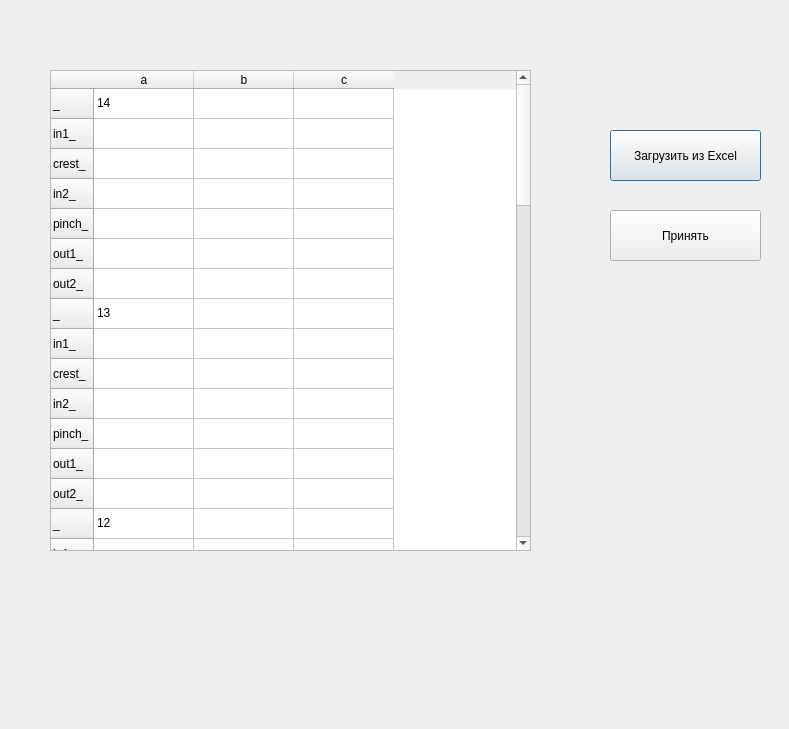
<?xml version="1.0" encoding="UTF-8"?>
<ui version="4.0">
 <class>Dialog</class>
 <widget class="QDialog" name="Dialog">
  <property name="geometry">
   <rect>
    <x>0</x>
    <y>0</y>
    <width>789</width>
    <height>729</height>
   </rect>
  </property>
  <property name="windowTitle">
   <string>Dialog</string>
  </property>
  <widget class="QPushButton" name="pushButton">
   <property name="geometry">
    <rect>
     <x>610</x>
     <y>130</y>
     <width>151</width>
     <height>51</height>
    </rect>
   </property>
   <property name="text">
    <string>Загрузить из Excel</string>
   </property>
  </widget>
  <widget class="QPushButton" name="pushButton_2">
   <property name="geometry">
    <rect>
     <x>610</x>
     <y>210</y>
     <width>151</width>
     <height>51</height>
    </rect>
   </property>
   <property name="text">
    <string>Принять</string>
   </property>
  </widget>
  <widget class="QTableWidget" name="tableWidget">
   <property name="geometry">
    <rect>
     <x>50</x>
     <y>70</y>
     <width>481</width>
     <height>481</height>
    </rect>
   </property>
   <property name="inputMethodHints">
    <set>Qt::ImhDigitsOnly</set>
   </property>
   <attribute name="verticalHeaderVisible">
    <bool>true</bool>
   </attribute>
   <row>
    <property name="text">
     <string>_</string>
    </property>
   </row>
   <row>
    <property name="text">
     <string>in1_</string>
    </property>
    <property name="toolTip">
     <string/>
    </property>
    <property name="whatsThis">
     <string/>
    </property>
   </row>
   <row>
    <property name="text">
     <string>crest_</string>
    </property>
   </row>
   <row>
    <property name="text">
     <string>in2_</string>
    </property>
   </row>
   <row>
    <property name="text">
     <string>pinch_</string>
    </property>
   </row>
   <row>
    <property name="text">
     <string>out1_</string>
    </property>
   </row>
   <row>
    <property name="text">
     <string>out2_</string>
    </property>
   </row>
   <row>
    <property name="text">
     <string>_</string>
    </property>
   </row>
   <row>
    <property name="text">
     <string>in1_</string>
    </property>
   </row>
   <row>
    <property name="text">
     <string>crest_</string>
    </property>
   </row>
   <row>
    <property name="text">
     <string>in2_</string>
    </property>
   </row>
   <row>
    <property name="text">
     <string>pinch_</string>
    </property>
   </row>
   <row>
    <property name="text">
     <string>out1_</string>
    </property>
   </row>
   <row>
    <property name="text">
     <string>out2_</string>
    </property>
   </row>
   <row>
    <property name="text">
     <string>_</string>
    </property>
   </row>
   <row>
    <property name="text">
     <string>in1_</string>
    </property>
   </row>
   <row>
    <property name="text">
     <string>crest_</string>
    </property>
   </row>
   <row>
    <property name="text">
     <string>in2_</string>
    </property>
   </row>
   <row>
    <property name="text">
     <string>pinch_</string>
    </property>
   </row>
   <row>
    <property name="text">
     <string>out1_</string>
    </property>
   </row>
   <row>
    <property name="text">
     <string>out2_</string>
    </property>
   </row>
   <row>
    <property name="text">
     <string>_</string>
    </property>
   </row>
   <row>
    <property name="text">
     <string>in1_</string>
    </property>
   </row>
   <row>
    <property name="text">
     <string>crest_</string>
    </property>
   </row>
   <row>
    <property name="text">
     <string>in2_</string>
    </property>
   </row>
   <row>
    <property name="text">
     <string>pinch_</string>
    </property>
   </row>
   <row>
    <property name="text">
     <string>out1_</string>
    </property>
   </row>
   <row>
    <property name="text">
     <string>out2_</string>
    </property>
   </row>
   <row>
    <property name="text">
     <string>_</string>
    </property>
   </row>
   <row>
    <property name="text">
     <string>in1_</string>
    </property>
   </row>
   <row>
    <property name="text">
     <string>crest_</string>
    </property>
   </row>
   <row>
    <property name="text">
     <string>in2_</string>
    </property>
   </row>
   <row>
    <property name="text">
     <string>pinch_</string>
    </property>
   </row>
   <row>
    <property name="text">
     <string>out1_</string>
    </property>
   </row>
   <row>
    <property name="text">
     <string>out2_</string>
    </property>
   </row>
   <row>
    <property name="text">
     <string>_</string>
    </property>
   </row>
   <row>
    <property name="text">
     <string>in1_</string>
    </property>
   </row>
   <row>
    <property name="text">
     <string>crest_</string>
    </property>
   </row>
   <row>
    <property name="text">
     <string>in2_</string>
    </property>
   </row>
   <row>
    <property name="text">
     <string>pinch_</string>
    </property>
   </row>
   <row>
    <property name="text">
     <string>out1_</string>
    </property>
   </row>
   <row>
    <property name="text">
     <string>out2_</string>
    </property>
   </row>
   <row>
    <property name="text">
     <string>_</string>
    </property>
   </row>
   <row>
    <property name="text">
     <string>in1_</string>
    </property>
   </row>
   <row>
    <property name="text">
     <string>crest_</string>
    </property>
   </row>
   <row>
    <property name="text">
     <string>in2_</string>
    </property>
   </row>
   <row>
    <property name="text">
     <string>pinch_</string>
    </property>
   </row>
   <row>
    <property name="text">
     <string>out1_</string>
    </property>
   </row>
   <row>
    <property name="text">
     <string>out2_</string>
    </property>
   </row>
   <row>
    <property name="text">
     <string>_</string>
    </property>
   </row>
   <row>
    <property name="text">
     <string>in1_</string>
    </property>
   </row>
   <row>
    <property name="text">
     <string>crest_</string>
    </property>
   </row>
   <row>
    <property name="text">
     <string>in2_</string>
    </property>
   </row>
   <row>
    <property name="text">
     <string>pinch_</string>
    </property>
   </row>
   <row>
    <property name="text">
     <string>out1_</string>
    </property>
   </row>
   <row>
    <property name="text">
     <string>out2_</string>
    </property>
   </row>
   <column>
    <property name="text">
     <string>a</string>
    </property>
   </column>
   <column>
    <property name="text">
     <string>b</string>
    </property>
   </column>
   <column>
    <property name="text">
     <string>c</string>
    </property>
   </column>
   <item row="0" column="0">
    <property name="text">
     <string>14</string>
    </property>
    <property name="flags">
     <set>ItemIsSelectable|ItemIsDragEnabled|ItemIsDropEnabled|ItemIsUserCheckable|ItemIsEnabled</set>
    </property>
   </item>
   <item row="0" column="1">
    <property name="text">
     <string/>
    </property>
    <property name="flags">
     <set>ItemIsSelectable|ItemIsDragEnabled|ItemIsDropEnabled|ItemIsUserCheckable|ItemIsEnabled</set>
    </property>
   </item>
   <item row="0" column="2">
    <property name="text">
     <string/>
    </property>
    <property name="flags">
     <set>ItemIsSelectable|ItemIsDragEnabled|ItemIsDropEnabled|ItemIsUserCheckable|ItemIsEnabled</set>
    </property>
   </item>
   <item row="1" column="0"/>
   <item row="7" column="0">
    <property name="text">
     <string>13</string>
    </property>
    <property name="flags">
     <set>ItemIsSelectable|ItemIsDragEnabled|ItemIsDropEnabled|ItemIsUserCheckable|ItemIsEnabled</set>
    </property>
   </item>
   <item row="7" column="1">
    <property name="text">
     <string/>
    </property>
    <property name="flags">
     <set>ItemIsSelectable|ItemIsDragEnabled|ItemIsDropEnabled|ItemIsUserCheckable|ItemIsEnabled</set>
    </property>
   </item>
   <item row="7" column="2">
    <property name="text">
     <string/>
    </property>
    <property name="flags">
     <set>ItemIsSelectable|ItemIsDragEnabled|ItemIsDropEnabled|ItemIsUserCheckable|ItemIsEnabled</set>
    </property>
   </item>
   <item row="14" column="0">
    <property name="text">
     <string>12</string>
    </property>
    <property name="flags">
     <set>ItemIsSelectable|ItemIsDragEnabled|ItemIsDropEnabled|ItemIsUserCheckable|ItemIsEnabled</set>
    </property>
   </item>
   <item row="14" column="1">
    <property name="text">
     <string/>
    </property>
    <property name="flags">
     <set>ItemIsSelectable|ItemIsDragEnabled|ItemIsDropEnabled|ItemIsUserCheckable|ItemIsEnabled</set>
    </property>
   </item>
   <item row="14" column="2">
    <property name="text">
     <string/>
    </property>
    <property name="flags">
     <set>ItemIsSelectable|ItemIsDragEnabled|ItemIsDropEnabled|ItemIsUserCheckable|ItemIsEnabled</set>
    </property>
   </item>
   <item row="21" column="0">
    <property name="text">
     <string>11</string>
    </property>
    <property name="flags">
     <set>ItemIsSelectable|ItemIsDragEnabled|ItemIsDropEnabled|ItemIsUserCheckable|ItemIsEnabled</set>
    </property>
   </item>
   <item row="21" column="1">
    <property name="text">
     <string/>
    </property>
    <property name="flags">
     <set>ItemIsSelectable|ItemIsDragEnabled|ItemIsDropEnabled|ItemIsUserCheckable|ItemIsEnabled</set>
    </property>
   </item>
   <item row="21" column="2">
    <property name="text">
     <string/>
    </property>
    <property name="flags">
     <set>ItemIsSelectable|ItemIsDragEnabled|ItemIsDropEnabled|ItemIsUserCheckable|ItemIsEnabled</set>
    </property>
   </item>
   <item row="28" column="0">
    <property name="text">
     <string>10</string>
    </property>
    <property name="flags">
     <set>ItemIsSelectable|ItemIsDragEnabled|ItemIsDropEnabled|ItemIsUserCheckable|ItemIsEnabled</set>
    </property>
   </item>
   <item row="28" column="1">
    <property name="text">
     <string/>
    </property>
    <property name="flags">
     <set>ItemIsSelectable|ItemIsDragEnabled|ItemIsDropEnabled|ItemIsUserCheckable|ItemIsEnabled</set>
    </property>
   </item>
   <item row="28" column="2">
    <property name="text">
     <string/>
    </property>
    <property name="flags">
     <set>ItemIsSelectable|ItemIsDragEnabled|ItemIsDropEnabled|ItemIsUserCheckable|ItemIsEnabled</set>
    </property>
   </item>
   <item row="35" column="0">
    <property name="text">
     <string>9</string>
    </property>
    <property name="flags">
     <set>ItemIsSelectable|ItemIsDragEnabled|ItemIsDropEnabled|ItemIsUserCheckable|ItemIsEnabled</set>
    </property>
   </item>
   <item row="35" column="1">
    <property name="text">
     <string/>
    </property>
    <property name="flags">
     <set>ItemIsSelectable|ItemIsDragEnabled|ItemIsDropEnabled|ItemIsUserCheckable|ItemIsEnabled</set>
    </property>
   </item>
   <item row="35" column="2">
    <property name="text">
     <string/>
    </property>
    <property name="flags">
     <set>ItemIsSelectable|ItemIsDragEnabled|ItemIsDropEnabled|ItemIsUserCheckable|ItemIsEnabled</set>
    </property>
   </item>
   <item row="42" column="0">
    <property name="text">
     <string>8</string>
    </property>
    <property name="flags">
     <set>ItemIsSelectable|ItemIsDragEnabled|ItemIsDropEnabled|ItemIsUserCheckable|ItemIsEnabled</set>
    </property>
   </item>
   <item row="42" column="1">
    <property name="text">
     <string/>
    </property>
    <property name="flags">
     <set>ItemIsSelectable|ItemIsDragEnabled|ItemIsDropEnabled|ItemIsUserCheckable|ItemIsEnabled</set>
    </property>
   </item>
   <item row="42" column="2">
    <property name="text">
     <string/>
    </property>
    <property name="flags">
     <set>ItemIsSelectable|ItemIsDragEnabled|ItemIsDropEnabled|ItemIsUserCheckable|ItemIsEnabled</set>
    </property>
   </item>
   <item row="49" column="0">
    <property name="text">
     <string>7</string>
    </property>
    <property name="flags">
     <set>ItemIsSelectable|ItemIsDragEnabled|ItemIsDropEnabled|ItemIsUserCheckable|ItemIsEnabled</set>
    </property>
   </item>
   <item row="49" column="1">
    <property name="text">
     <string/>
    </property>
    <property name="flags">
     <set>ItemIsSelectable|ItemIsDragEnabled|ItemIsDropEnabled|ItemIsUserCheckable|ItemIsEnabled</set>
    </property>
   </item>
   <item row="49" column="2">
    <property name="text">
     <string/>
    </property>
    <property name="flags">
     <set>ItemIsSelectable|ItemIsDragEnabled|ItemIsDropEnabled|ItemIsUserCheckable|ItemIsEnabled</set>
    </property>
   </item>
  </widget>
 </widget>
 <resources/>
 <connections/>
</ui>
